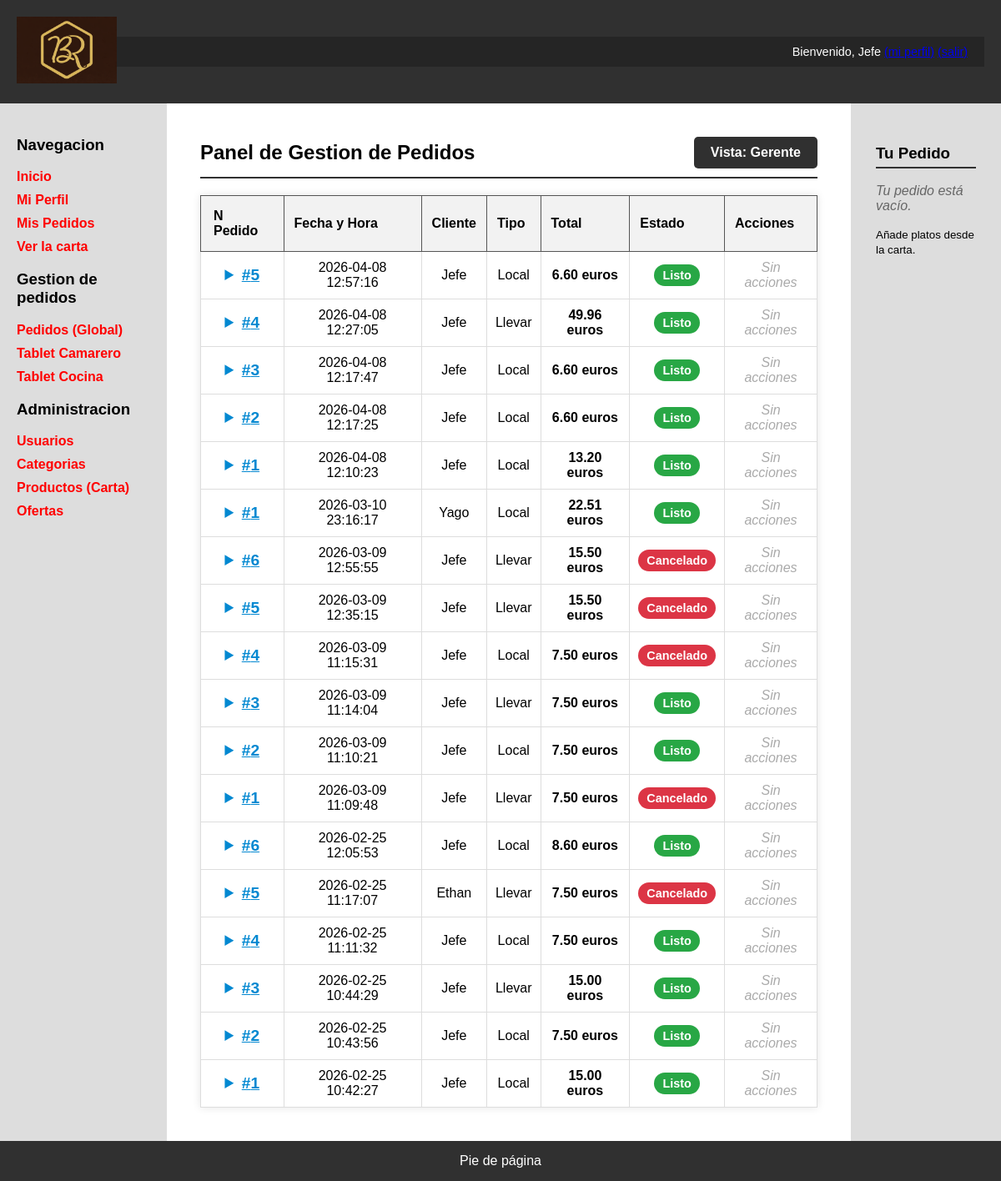
/gestion_pedidos.php (signed in), run on the app's committed database.
### tables this page shows
CREATE TABLE `pedidos` (
  `id` int(11) NOT NULL,
  `id_usuario` int(11) NOT NULL,
  `numero_pedido` int(11) NOT NULL,
  `fecha` datetime DEFAULT current_timestamp(),
  `estado` enum('Recibido','En preparacion','Cocinando','Listo cocina','Terminado','Entregado','Cancelado') NOT NULL DEFAULT 'Recibido',
  `tipo` enum('Local','Llevar') NOT NULL,
  `total` decimal(10,2) NOT NULL DEFAULT 0.00,
  `id_cocinero` int(11) DEFAULT NULL
);

CREATE TABLE `usuarios` (
  `id` int(11) NOT NULL,
  `nombreUsuario` varchar(30) NOT NULL,
  `password` varchar(70) NOT NULL,
  `avatar` varchar(255) DEFAULT 'default.png',
  `nombre` varchar(50) NOT NULL,
  `apellidos` varchar(100) NOT NULL,
  `email` varchar(100) NOT NULL,
  `rol` int(11) NOT NULL DEFAULT 1
);

### includes/config.php (called while the page is built, shortened)
<?php
spl_autoload_register(function ($class) {
    $prefix = 'es\\ucm\\fdi\\aw\\';
    $base_dir = __DIR__ . '/clases/';
    $len = strlen($prefix);
    $relative_class = substr($class, $len);
    $file = $base_dir . str_replace('\\', '/', $relative_class) . '.php';
});

### includes/clases/Aplicacion.php (called while the page is built, shortened)
<?php
class Aplicacion
{
	private $bdDatosConexion;
	private $inicializada = false;
	private $conn;
	public function init($bdDatosConexion)
	{
		if (!$this->inicializada) {
			$this->bdDatosConexion = $bdDatosConexion;
			$this->inicializada = true;
		}
	}
	public function getConexionBd()
	{
		if (!$this->conn) {
			$bdHost = $this->bdDatosConexion['host'];
			$bdUser = $this->bdDatosConexion['user'];
			$bdPass = $this->bdDatosConexion['pass'];
			$bd = $this->bdDatosConexion['bd'];
			$conn = new \mysqli($bdHost, $bdUser, $bdPass, $bd);
			$this->conn = $conn;
		}
		return $this->conn;
	}
	public function ejecutarConsultaBd($sql, $tipos = null, ...$parametros)
	{
		$conn = $this->getConexionBd();
		$stmt = $conn->prepare($sql);
		if ($tipos && !empty($parametros)) {
			$stmt->bind_param($tipos, ...$parametros);
		}
		if (!$stmt->execute()) {
			echo "Error al ejecutar la consulta ({$stmt->errno}): {$stmt->error}";
			exit();
		}
		return $stmt;
	}
}

### includes/clases/pedidos/Pedido.php (called while the page is built, shortened)
<?php
class Pedido
{
    public static function todosConCliente(): array
    {
        $queryPedidosGestion = "SELECT p.id, p.numero_pedido, p.fecha, p.estado, p.tipo, p.total, u.nombre AS nombre_cliente, c.avatar AS avatar_cocinero
                                FROM pedidos p
                                JOIN usuarios u ON p.id_usuario = u.id
                                LEFT JOIN usuarios c ON p.id_cocinero = c.id
                                ORDER BY p.fecha DESC";
        $rs = Aplicacion::getInstance()->ejecutarConsultaBd($queryPedidosGestion)->get_result();
        $pedidos = [];
        if ($rs) {
            while ($fila = $rs->fetch_assoc()) {
                $pedidos[] = $fila;
            }
        }
        return $pedidos;
    }
}

### gestion_pedidos.php (the view, shortened to what this page needs)
<?php
require_once __DIR__.'/includes/config.php';
$esAdmin    = isset($_SESSION['esAdmin'])    ? $_SESSION['esAdmin']    : false;
$nombreRol = "Personal";
if ($esAdmin)    $nombreRol = "Gerente";
$rutaApp = RUTA_APP;
$listaPedidos = Pedido::todosConCliente();
$contenidoPrincipal = <<<EOS
    <div class="gestion-header">
        <h1 class="gestion-header-title">Panel de Gestion de Pedidos</h1>
        <span class="gestion-header-rol">Vista: {$nombreRol}</span>
    </div>
EOS;
if (!empty($listaPedidos)) {
    $filasTabla = "";
    foreach ($listaPedidos as $fila) {
        $totalFmt = number_format($fila['total'], 2, '.', '');
        $claseEstado = 'badge-estado--generico';
        $textoBadgeGlobal = $fila['estado'];
        switch ($fila['estado']) {
            case 'Terminado':
            case 'Entregado':
                $claseEstado = 'badge-estado--terminado';
                $textoBadgeGlobal = 'Listo';
                break;
            case 'Cancelado':
                $claseEstado = 'badge-estado--cancelado';
                break;
        }
        $badgeEstado = "<span class='badge-estado {$claseEstado}'>{$textoBadgeGlobal}</span>";
        if ($fila['estado'] === 'Recibido') {
            $accion = "
                <form action='$rutaApp/gestion_pedidos.php' method='POST' class='form-inline'>
                    <input type='hidden' name='id_pedido' value='{$fila['id']}'>
                    <input type='hidden' name='accion' value='cancelar'>
                    <button type='submit' class='btn-cancelar-pedido-admin'>Cancelar</button>
                </form>";
        } else {
            $accion = "<span class='gestion-pedidos-sin-acciones'>Sin acciones</span>";
        }
        $htmlProductos = "<table class='gestion-productos-interna'>";
        foreach ($fila['productos'] as $prod) {
            $estadoP = $prod['estado'] ?? 'En preparacion';
            $badgeProd = 'badge-estado--generico';
            $textoBadgeProd = $estadoP;
            switch ($estadoP) {
                case 'En preparacion':
                case 'Cocinando':
                    $badgeProd = 'badge-estado--preparacion';
                    $textoBadgeProd = 'Preparando';
                    if ($estadoP === 'Cocinando') $textoBadgeProd = 'Cocinando';
                    break;
                case 'Listo cocina':
                    $badgeProd = 'badge-estado--terminado';
                    $textoBadgeProd = 'Listo';
                    break;
            }
            $htmlProductos .= "<tr>
                <td style='text-align:left; padding:4px;'>{$prod['cantidad']}x {$prod['nombre']}</td>
                <td style='text-align:right; padding:4px;'><span class='badge-estado {$badgeProd}' style='font-size:0.7em;'>{$textoBadgeProd}</span></td>
            </tr>";
        }
        $htmlProductos .= "</table>";
        $filasTabla .= <<<EOS
            <tr class='gestion-pedidos-row'>
                <td class='gestion-pedidos-cell gestion-pedidos-cell--numero'>
                    <details>
                        <summary class="gestion-pedidos-summary">#{$fila['numero_pedido']}</summary>
                        <div class="gestion-pedidos-details">
                            $htmlProductos
                        </div>
                    </details>
                </td>
                <td class='gestion-pedidos-cell'>{$fila['fecha']}</td>
                <td class='gestion-pedidos-cell'>{$fila['nombre_cliente']}</td>
                <td class='gestion-pedidos-cell'>{$fila['tipo']}</td>
                <td class='gestion-pedidos-cell gestion-pedidos-total'><strong>{$totalFmt} euros</strong></td>
                <td class='gestion-pedidos-cell'>{$badgeEstado}</td>
                <td class='gestion-pedidos-cell'>{$accion}</td>
            </tr>
        EOS;
    }
    $contenidoPrincipal .= <<<EOS
        <table class='gestion-pedidos-tabla'>
            <thead class='gestion-pedidos-thead'>
                <tr>
                    <th class='gestion-pedidos-th-principal'>N Pedido</th>
                    <th class='gestion-pedidos-th'>Fecha y Hora</th>
                    <th class='gestion-pedidos-th'>Cliente</th>
                    <th class='gestion-pedidos-th'>Tipo</th>
                    <th class='gestion-pedidos-th'>Total</th>
                    <th class='gestion-pedidos-th'>Estado</th>
                    <th class='gestion-pedidos-th'>Acciones</th>
                </tr>
            </thead>
            <tbody>$filasTabla</tbody>
        </table>
    EOS;
} else {
    $contenidoPrincipal .= <<<EOS
        <div class='gestion-pedidos-empty'>
            <h3 class='gestion-pedidos-empty-title'>No hay pedidos registrados en el sistema todavia.</h3>
        </div>
    EOS;
}
require __DIR__.'/includes/vistas/plantillas/plantilla.php';

### CSS/estilo.css (style rules this page uses)
body { background-color: #CDCDCD; margin: 0; font-family: Arial, sans-serif; }
table { width: 100%; border-collapse: collapse; margin-top: 20px; }
th { background-color: #f2f2f2; padding: 12px; border: 1px solid #ccc; text-align: left; }
td { padding: 10px; border: 1px solid #eee; }
.badge-estado { color: white; padding: 5px 10px; border-radius: 15px; font-size: 0.9em; font-weight: bold; }
.badge-estado--terminado { background: #28a745; }
.badge-estado--cancelado { background: #dc3545; }

### CSS/gestion_pedidos.css (style rules this page uses)
.gestion-header { display: flex; justify-content: space-between; align-items: center; border-bottom: 2px solid #303030; padding-bottom: 10px; margin-bottom: 20px; }
.gestion-header-title { margin: 0; }
.gestion-header-rol { background: #303030; color: white; padding: 10px 20px; border-radius: 5px; font-weight: bold; }
.gestion-pedidos-tabla { width: 100%; text-align: center; border-collapse: collapse; background: white; box-shadow: 0 0 10px rgba(0, 0, 0, 0.1); }
.gestion-pedidos-thead { background: #303030; color: black; }
.gestion-pedidos-th-principal { padding: 15px; border: 1px solid #555; }
.gestion-pedidos-th { border: 1px solid #555; }
.gestion-pedidos-row { border-bottom: 1px solid #eee; }
.gestion-pedidos-cell { border: 1px solid #ddd; }
.gestion-pedidos-cell--numero { padding: 15px; font-weight: bold; font-size: 1.2em; border: 1px solid #ddd; }
.gestion-pedidos-total { font-weight: bold; }
.gestion-pedidos-sin-acciones { color: #aaa; font-style: italic; }
.gestion-pedidos-summary { cursor: pointer; font-weight: bold; color: #0288d1; text-decoration: underline; outline: none; }

### data on the page
pedidos: numero_pedido "5", fecha "2026-04-08 12:57:16", tipo "Local", total "6.60", estado "Listo"
usuarios: nombre "Jefe Jefe Jefe Jefe Jefe Jefe Jefe Jefe Jefe Jefe Jefe Jefe Jefe Jefe Jefe Jefe"
pedidos: numero_pedido "4", fecha "2026-04-08 12:27:05", tipo "Llevar", total "49.96", estado "Listo"
pedidos: numero_pedido "3", fecha "2026-04-08 12:17:47", tipo "Local", total "6.60", estado "Listo"
pedidos: numero_pedido "2", fecha "2026-04-08 12:17:25", tipo "Local", total "6.60", estado "Listo"
pedidos: numero_pedido "1", fecha "2026-04-08 12:10:23", tipo "Local", total "13.20", estado "Listo"
pedidos: numero_pedido "1", fecha "2026-03-10 23:16:17", tipo "Local", total "22.51", estado "Listo"
usuarios: nombre "Yago"
pedidos: numero_pedido "6", fecha "2026-03-09 12:55:55", tipo "Llevar", total "15.50", estado "Cancelado"
pedidos: numero_pedido "5", fecha "2026-03-09 12:35:15", tipo "Llevar", total "15.50", estado "Cancelado"
pedidos: numero_pedido "4", fecha "2026-03-09 11:15:31", tipo "Local", total "7.50", estado "Cancelado"
pedidos: numero_pedido "3", fecha "2026-03-09 11:14:04", tipo "Llevar", total "7.50", estado "Listo"
pedidos: numero_pedido "2", fecha "2026-03-09 11:10:21", tipo "Local", total "7.50", estado "Listo"
pedidos: numero_pedido "1", fecha "2026-03-09 11:09:48", tipo "Llevar", total "7.50", estado "Cancelado"
pedidos: numero_pedido "6", fecha "2026-02-25 12:05:53", tipo "Local", total "8.60", estado "Listo"
pedidos: numero_pedido "5", fecha "2026-02-25 11:17:07", tipo "Llevar", total "7.50", estado "Cancelado"
usuarios: nombre "Ethan"
pedidos: numero_pedido "4", fecha "2026-02-25 11:11:32", tipo "Local", total "7.50", estado "Listo"
pedidos: numero_pedido "3", fecha "2026-02-25 10:44:29", tipo "Llevar", total "15.00", estado "Listo"
pedidos: numero_pedido "2", fecha "2026-02-25 10:43:56", tipo "Local", total "7.50", estado "Listo"
pedidos: numero_pedido "1", fecha "2026-02-25 10:42:27", tipo "Local", total "15.00", estado "Listo"

### other printed values
$_SESSION['nombre'] "Jefe"
$nombreRol "Gerente"
